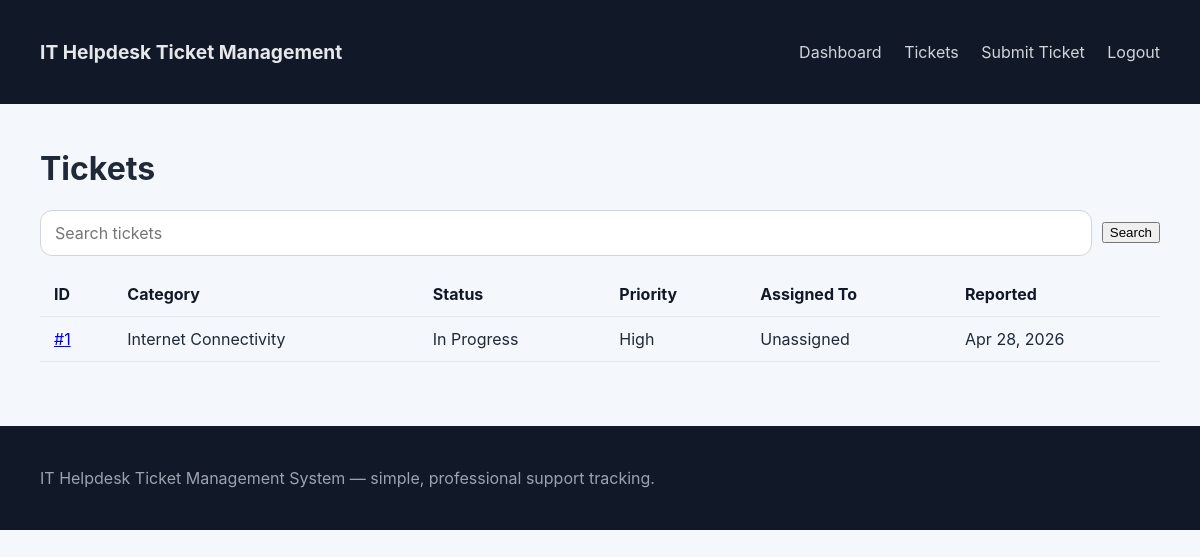
The page /tickets/ (signed in) on the database its author committed.
### tickets/models.py (models this page shows, shortened)
class Ticket(models.Model):
    STATUS_OPEN = 'open'
    STATUS_IN_PROGRESS = 'in_progress'
    STATUS_PENDING = 'pending'
    STATUS_RESOLVED = 'resolved'
    STATUS_CLOSED = 'closed'
    STATUS_CHOICES = [
        (STATUS_OPEN, 'Open'),
        (STATUS_IN_PROGRESS, 'In Progress'),
        (STATUS_PENDING, 'Pending'),
        (STATUS_RESOLVED, 'Resolved'),
        (STATUS_CLOSED, 'Closed'),
    ]
    CATEGORY_NETWORK = 'network'
    CATEGORY_POWER = 'power'
    CATEGORY_PRINTER = 'printer'
    CATEGORY_SOFTWARE = 'software'
    CATEGORY_EMAIL = 'email'
    CATEGORY_SLOW = 'slow'
    CATEGORY_PASSWORD = 'password'
    CATEGORY_HARDWARE = 'hardware'
    CATEGORY_INTERNET = 'internet'
    CATEGORY_SECURITY = 'security'
    CATEGORY_CHOICES = [
        (CATEGORY_NETWORK, 'Network / Wi-Fi Problem'),
        (CATEGORY_POWER, 'Computer Not Turning On'),
        (CATEGORY_PRINTER, 'Printer Issue'),
        (CATEGORY_SOFTWARE, 'Software Installation'),
        (CATEGORY_EMAIL, 'Email Problem'),
        (CATEGORY_SLOW, 'Slow Computer'),
        (CATEGORY_PASSWORD, 'Password Reset'),
        (CATEGORY_HARDWARE, 'Hardware Failure'),
        (CATEGORY_INTERNET, 'Internet Connectivity'),
        (CATEGORY_SECURITY, 'Security / Virus Issue'),
    ]
    PRIORITY_LOW = 'low'
    PRIORITY_MEDIUM = 'medium'
    PRIORITY_HIGH = 'high'
    PRIORITY_URGENT = 'urgent'
    PRIORITY_CHOICES = [
        (PRIORITY_LOW, 'Low'),
        (PRIORITY_MEDIUM, 'Medium'),
        (PRIORITY_HIGH, 'High'),
        (PRIORITY_URGENT, 'Urgent'),
    ]
    ticket_id = models.AutoField(primary_key=True)
    user = models.ForeignKey(HelpdeskUser, on_delete=models.CASCADE, related_name='tickets')
    user_name = models.CharField(max_length=150)
    department = models.CharField(max_length=100)
    category = models.CharField(max_length=40, choices=CATEGORY_CHOICES)
    priority = models.CharField(max_length=10, choices=PRIORITY_CHOICES, default=PRIORITY_MEDIUM)
    description = models.TextField()
    status = models.CharField(max_length=20, choices=STATUS_CHOICES, default=STATUS_OPEN)
    assigned_to = models.ForeignKey(
        HelpdeskUser,
        on_delete=models.SET_NULL,
        null=True,
        blank=True,
        related_name='assigned_tickets',
        limit_choices_to={'role': HelpdeskUser.ROLE_TECHNICIAN},
    )
    created_date = models.DateTimeField(default=timezone.now)
    resolved_date = models.DateTimeField(null=True, blank=True)
    screenshot = models.FileField(upload_to='screenshots/', null=True, blank=True)
    notes = models.TextField(blank=True)
    class Meta:
        ordering = ['-created_date']

### tickets/views.py (the view)
# urls.py: path('tickets/', views.ticket_list, name='ticket_list'),
@login_required
def ticket_list(request):
    if request.user.is_administrator():
        tickets = Ticket.objects.all()
    elif request.user.is_technician():
        tickets = Ticket.objects.filter(assigned_to=request.user)
    else:
        tickets = Ticket.objects.filter(user=request.user)
    query = request.GET.get('q', '')
    if query:
        tickets = tickets.filter(description__icontains=query)
    return render(request, 'tickets/ticket_list.html', {
        'tickets': tickets,
        'query': query,
    })

### tickets/models.py (called while the page is built)
    def is_technician(self):
        return self.role == self.ROLE_TECHNICIAN

    def is_administrator(self):
        return self.role == self.ROLE_ADMIN

### tickets/templates/tickets/ticket_list.html
{% extends 'tickets/base.html' %}
{% block content %}
<h1>Tickets</h1>
<form method="get" class="search-form">
    <input type="search" name="q" placeholder="Search tickets" value="{{ query }}">
    <button type="submit">Search</button>
</form>
<table>
    <thead>
        <tr>
            <th>ID</th>
            <th>Category</th>
            <th>Status</th>
            <th>Priority</th>
            <th>Assigned To</th>
            <th>Reported</th>
        </tr>
    </thead>
    <tbody>
        {% for ticket in tickets %}
        <tr>
            <td><a href="{% url 'ticket_detail' ticket.ticket_id %}">#{{ ticket.ticket_id }}</a></td>
            <td>{{ ticket.get_category_display }}</td>
            <td>{{ ticket.get_status_display }}</td>
            <td>{{ ticket.get_priority_display }}</td>
            <td>
                {% if ticket.assigned_to %}
                    {{ ticket.assigned_to.get_full_name|default:ticket.assigned_to.username }}
                {% else %}
                    Unassigned
                {% endif %}
            </td>
            <td>{{ ticket.created_date|date:'M d, Y' }}</td>
        </tr>
        {% empty %}
        <tr>
            <td colspan="6">No tickets match your filter.</td>
        </tr>
        {% endfor %}
    </tbody>
</table>
{% endblock %}

### tickets/static/tickets/styles.css (style rules this page uses)
body { margin: 0; font-family: Inter, system-ui, -apple-system, BlinkMacSystemFont, 'Segoe UI', sans-serif; background: #f4f7fb; color: #1f2937; }
table { width: 100%; border-collapse: collapse; margin-top: 16px; }
table th, table td { text-align: left; padding: 12px 14px; border-bottom: 1px solid #e5e7eb; }
table th { color: #111827; font-weight: 700; }
input[type='text'], input[type='search'], input[type='file'], select, textarea { width: 100%; padding: 12px 14px; border: 1px solid #d1d5db; border-radius: 12px; font: inherit; background: white; }
.search-form { display: flex; gap: 10px; flex-wrap: wrap; align-items: center; margin-top: 20px; }
.search-form input { flex: 1; }

### rows shown on the page
Ticket: ticket_id "1", category "Internet Connectivity", status "In Progress", priority "High", shows "Unassigned", created_date "Apr 28, 2026"
